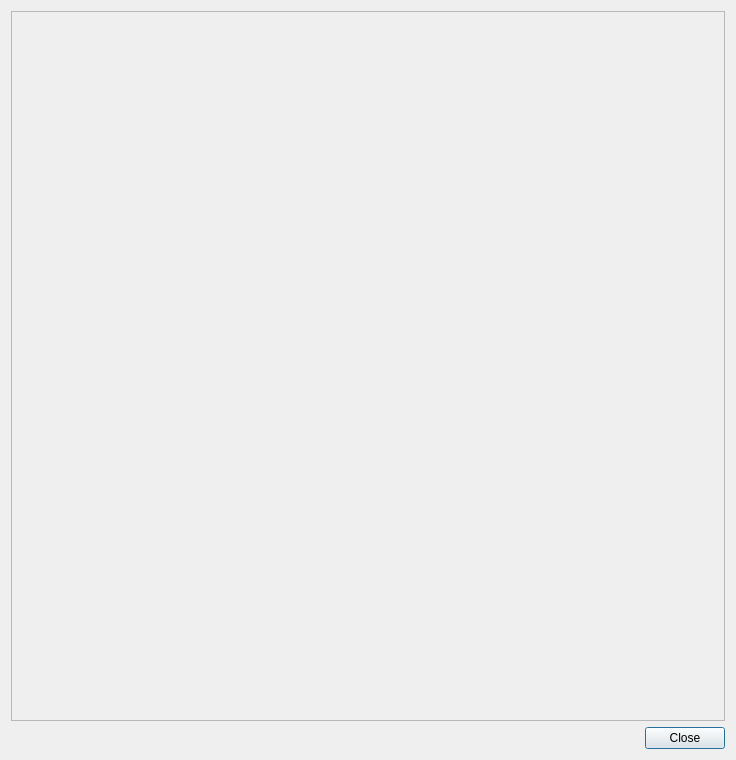
<?xml version="1.0" encoding="UTF-8"?>
<ui version="4.0">
 <class>tlinsPilotShortcutsDefinitionsWindow</class>
 <widget class="QDialog" name="tlinsPilotShortcutsDefinitionsWindow">
  <property name="geometry">
   <rect>
    <x>0</x>
    <y>0</y>
    <width>736</width>
    <height>760</height>
   </rect>
  </property>
  <property name="windowTitle">
   <string>Dialog</string>
  </property>
  <layout class="QVBoxLayout" name="verticalLayout">
   <item>
    <widget class="QScrollArea" name="scrollArea">
     <property name="widgetResizable">
      <bool>true</bool>
     </property>
     <widget class="tlinsWPilotShortcutsDefinitions" name="scrollAreaWidgetContents">
      <property name="geometry">
       <rect>
        <x>0</x>
        <y>0</y>
        <width>716</width>
        <height>708</height>
       </rect>
      </property>
     </widget>
    </widget>
   </item>
   <item>
    <widget class="QDialogButtonBox" name="buttonBox">
     <property name="orientation">
      <enum>Qt::Horizontal</enum>
     </property>
     <property name="standardButtons">
      <set>QDialogButtonBox::Close</set>
     </property>
    </widget>
   </item>
  </layout>
 </widget>
 <customwidgets>
  <customwidget>
   <class>tlinsWPilotShortcutsDefinitions</class>
   <extends>QWidget</extends>
   <header>tlinswpilotshortcutsdefinitions.h</header>
   <container>1</container>
  </customwidget>
 </customwidgets>
 <resources/>
 <connections>
  <connection>
   <sender>buttonBox</sender>
   <signal>accepted()</signal>
   <receiver>tlinsPilotShortcutsDefinitionsWindow</receiver>
   <slot>accept()</slot>
   <hints>
    <hint type="sourcelabel">
     <x>248</x>
     <y>254</y>
    </hint>
    <hint type="destinationlabel">
     <x>157</x>
     <y>274</y>
    </hint>
   </hints>
  </connection>
  <connection>
   <sender>buttonBox</sender>
   <signal>rejected()</signal>
   <receiver>tlinsPilotShortcutsDefinitionsWindow</receiver>
   <slot>reject()</slot>
   <hints>
    <hint type="sourcelabel">
     <x>316</x>
     <y>260</y>
    </hint>
    <hint type="destinationlabel">
     <x>286</x>
     <y>274</y>
    </hint>
   </hints>
  </connection>
 </connections>
</ui>
